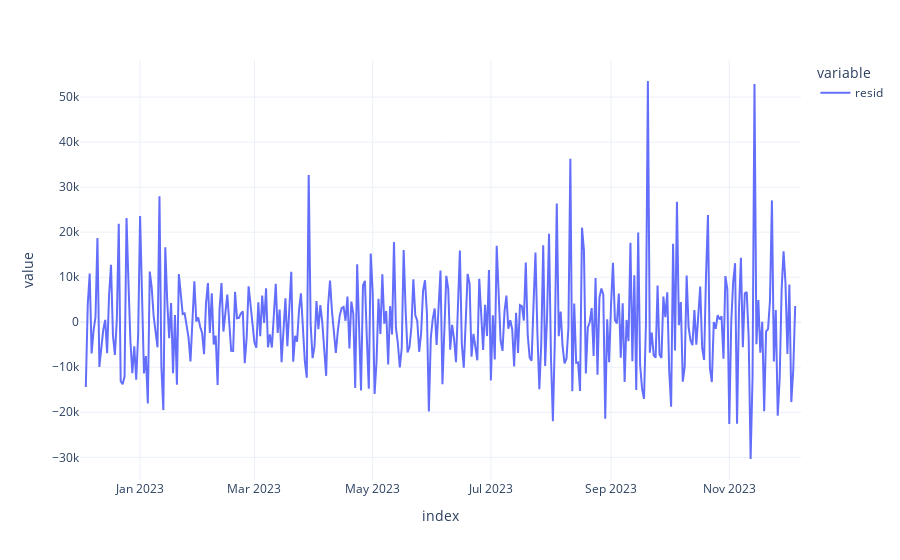

Notebook source saved alongside this figure:
### Code cell
px.line(sales_time_series_df, x=sales_time_series_df.index, y = ['resid'],  template = 'plotly_white')

### Figure 1 — Plotly figure (JSON) as saved in the notebook; plotly's stock layout.template omitted (floating-point values rounded to 4 significant figures; data arrays with more than 128 entries replaced by an {"elided": "..."} marker saying what was removed)
{"data": [{"hovertemplate": "variable=resid<br>index=%{x}<br>value=%{y}<extra></extra>", "legendgroup": "resid", "line": {"color": "#636efa", "dash": "solid"}, "marker": {"symbol": "circle"}, "mode": "lines", "name": "resid", "orientation": "v", "showlegend": true, "type": "scatter", "x": {"elided": "373 str values"}, "xaxis": "x", "y": {"elided": "373 float values"}, "yaxis": "y"}], "layout": {"legend": {"title": {"text": "variable"}, "tracegroupgap": 0}, "margin": {"t": 60}, "xaxis": {"anchor": "y", "domain": [0, 1], "title": {"text": "index"}}, "yaxis": {"anchor": "x", "domain": [0, 1], "title": {"text": "value"}}}}
